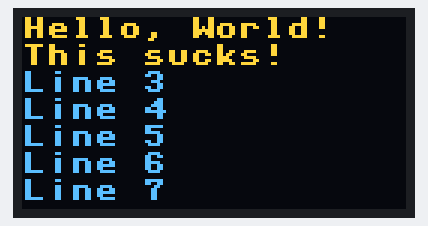
The program below on a simulated Raspberry Pi Pico running MicroPython. On the bench: 128×64 one-colour display. The OLED is the two-colour kind (top 16 rows yellow); library files of the repository ran but are not shown: ssd1306.py. At 5.1 s the program stops and its outputs stay as they are.

Above: at 0.1 s.

The program:

ssd1306_test.py
```python
from machine import Pin, I2C
import ssd1306
import time

# Set up I2C on bus 0 (SDA=GP0, SCL=GP1)
i2c = I2C(0, scl=Pin(1), sda=Pin(0))

# OLED dimensions (128x64 is typical for SSD1306)
oled_width = 128
oled_height = 64
oled = ssd1306.SSD1306_I2C(oled_width, oled_height, i2c)

# Clear the display
oled.fill(0)

# Display some text
oled.text('Hello, World!', 0, 0)
oled.text("This sucks!", 0, 9)
oled.text("Line 3", 0, 9*2)
oled.text("Line 4", 0, 9*3)
oled.text("Line 5", 0, 9*4)
oled.text("Line 6", 0, 9*5)
oled.text("Line 7", 0, 9*6)
oled.show()

# Keep the display on for a while
time.sleep(5)
```
